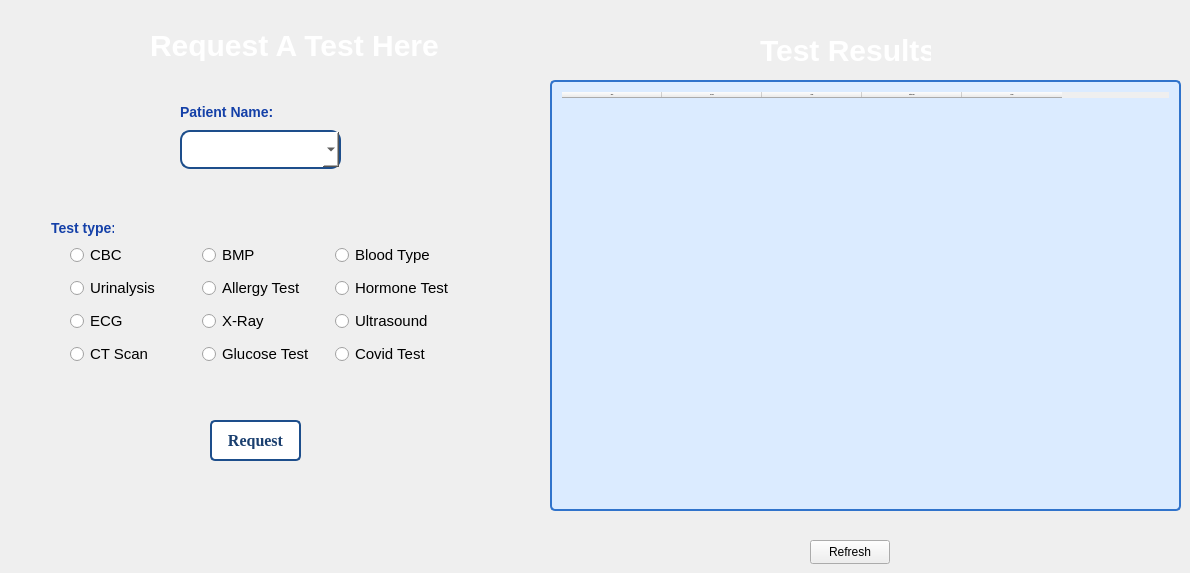
     <widget class="QWidget" name="tab_6">
      <attribute name="title">
       <string>Test Results</string>
      </attribute>
      <widget class="QTableWidget" name="tableWidget_3">
       <property name="geometry">
        <rect>
         <x>550</x>
         <y>80</y>
         <width>631</width>
         <height>431</height>
        </rect>
       </property>
       <property name="font">
        <font>
         <family>Times New Roman</family>
         <pointsize>-1</pointsize>
         <bold>true</bold>
        </font>
       </property>
       <property name="styleSheet">
        <string notr="true">QTableWidget
{
background-color: rgb(219, 235, 255); 
font-color: rgb(21, 50, 88); 
border: 2px solid rgb(48, 115, 203);
border-radius: 5px; 
padding: 10px 10px; 
font-size: 16px;
font-weight: bold;
cursor: pointer; 
}
QTableWidget:pressed 
{
background-color: rgb(45, 108, 190); 
font-color: rgb(255, 255, 255);
box-shadow: 2px 4px rgb(7, 17, 30); 
}
</string>
       </property>
       <column>
        <property name="text">
         <string>Name</string>
        </property>
       </column>
       <column>
        <property name="text">
         <string>Test type</string>
        </property>
       </column>
       <column>
        <property name="text">
         <string>Status</string>
        </property>
       </column>
       <column>
        <property name="text">
         <string>Request date</string>
        </property>
       </column>
       <column>
        <property name="text">
         <string>Result</string>
        </property>
       </column>
      </widget>
      <widget class="QPushButton" name="pushButton_4">
       <property name="geometry">
        <rect>
         <x>210</x>
         <y>420</y>
         <width>91</width>
         <height>41</height>
        </rect>
       </property>
       <property name="font">
        <font>
         <family>Times New Roman</family>
         <pointsize>-1</pointsize>
         <bold>true</bold>
        </font>
       </property>
       <property name="styleSheet">
        <string notr="true">QPushButton 
{
background-color: rgb(255, 255, 255); 
color: rgb(26, 63, 111); 
border: 2px solid rgb(29, 78, 139);
border-radius: 5px; 
padding: 10px 10px; 
font-size: 16px;
font-weight: bold;
cursor: pointer; 
transition: background-color 0.3s ease, box-shadow 0.3s ease;
}
QPushButton:hover 
{
background-color: rgb(219, 235, 255); 
box-shadow: 0 4px 8px rgba(0, 0, 0, 0.1); 
}
QPushButton:pressed 
{
background-color: rgb(45, 108, 190); 
color: rgb(255, 255, 255);
box-shadow: 0 2px 4px rgba(0, 0, 0, 0.1); 
}
</string>
       </property>
       <property name="text">
        <string>Request</string>
       </property>
      </widget>
      <widget class="QLabel" name="label_4">
       <property name="geometry">
        <rect>
         <x>760</x>
         <y>30</y>
         <width>171</width>
         <height>41</height>
        </rect>
       </property>
       <property name="styleSheet">
        <string notr="true">QLabel {
color: rgb(255, 255, 255);
font-size: 30px; 
font-weight: bold;
}

QLabel {
text-shadow: 2px rgb(12, 29, 52); 
}
</string>
       </property>
       <property name="text">
        <string>Test Results</string>
       </property>
      </widget>
      <widget class="QLabel" name="label_5">
       <property name="geometry">
        <rect>
         <x>150</x>
         <y>30</y>
         <width>291</width>
         <height>31</height>
        </rect>
       </property>
       <property name="styleSheet">
        <string notr="true">QLabel {
color: rgb(255, 255, 255);
font-size: 30px; 
font-weight: bold;
}

QLabel {
text-shadow: 2px rgb(12, 29, 52); 
}
</string>
       </property>
       <property name="text">
        <string>Request A Test Here</string>
       </property>
      </widget>
      <widget class="QWidget" name="layoutWidget">
       <property name="geometry">
        <rect>
         <x>70</x>
         <y>240</y>
         <width>391</width>
         <height>132</height>
        </rect>
       </property>
       <layout class="QVBoxLayout" name="verticalLayout">
        <item>
         <layout class="QHBoxLayout" name="horizontalLayout_2">
          <item>
           <widget class="QRadioButton" name="radioButton_10">
            <property name="font">
             <font>
              <pointsize>11</pointsize>
             </font>
            </property>
            <property name="styleSheet">
             <string notr="true">QCheckBox::indicator {
    width: 16px; /* Adjust the width of the checkbox */
    height: 16px; /* Adjust the height of the checkbox */
}</string>
            </property>
            <property name="text">
             <string>CBC</string>
            </property>
           </widget>
          </item>
          <item>
           <widget class="QRadioButton" name="radioButton_11">
            <property name="font">
             <font>
              <pointsize>11</pointsize>
             </font>
            </property>
            <property name="text">
             <string>BMP</string>
            </property>
           </widget>
          </item>
          <item>
           <widget class="QRadioButton" name="radioButton_12">
            <property name="font">
             <font>
              <pointsize>11</pointsize>
             </font>
            </property>
            <property name="text">
             <string>Blood Type</string>
            </property>
           </widget>
          </item>
         </layout>
        </item>
        <item>
         <layout class="QHBoxLayout" name="horizontalLayout_3">
          <item>
           <widget class="QRadioButton" name="radioButton_7">
            <property name="font">
             <font>
              <pointsize>11</pointsize>
             </font>
            </property>
            <property name="text">
             <string>Urinalysis</string>
            </property>
           </widget>
          </item>
          <item>
           <widget class="QRadioButton" name="radioButton_8">
            <property name="font">
             <font>
              <pointsize>11</pointsize>
             </font>
            </property>
            <property name="text">
             <string>Allergy Test</string>
            </property>
           </widget>
          </item>
          <item>
           <widget class="QRadioButton" name="radioButton_9">
            <property name="font">
             <font>
              <pointsize>11</pointsize>
             </font>
            </property>
            <property name="text">
             <string>Hormone Test</string>
            </property>
           </widget>
          </item>
         </layout>
        </item>
        <item>
         <layout class="QHBoxLayout" name="horizontalLayout_4">
          <item>
           <widget class="QRadioButton" name="radioButton">
            <property name="font">
             <font>
              <pointsize>11</pointsize>
             </font>
            </property>
            <property name="text">
             <string>ECG</string>
            </property>
           </widget>
          </item>
          <item>
           <widget class="QRadioButton" name="radioButton_2">
            <property name="font">
             <font>
              <pointsize>11</pointsize>
             </font>
            </property>
            <property name="text">
             <string>X-Ray</string>
            </property>
           </widget>
          </item>
          <item>
           <widget class="QRadioButton" name="radioButton_3">
            <property name="font">
             <font>
              <pointsize>11</pointsize>
             </font>
            </property>
            <property name="text">
             <string>Ultrasound</string>
            </property>
           </widget>
          </item>
         </layout>
        </item>
        <item>
         <layout class="QHBoxLayout" name="horizontalLayout_5">
          <item>
           <widget class="QRadioButton" name="radioButton_13">
            <property name="font">
             <font>
              <pointsize>11</pointsize>
             </font>
            </property>
            <property name="text">
             <string>CT Scan</string>
            </property>
           </widget>
          </item>
          <item>
           <widget class="QRadioButton" name="radioButton_14">
            <property name="font">
             <font>
              <pointsize>11</pointsize>
             </font>
            </property>
            <property name="text">
             <string>Glucose Test</string>
            </property>
           </widget>
          </item>
          <item>
           <widget class="QRadioButton" name="radioButton_15">
            <property name="font">
             <font>
              <pointsize>11</pointsize>
             </font>
            </property>
            <property name="text">
             <string>Covid Test</string>
            </property>
           </widget>
          </item>
         </layout>
        </item>
       </layout>
      </widget>
      <widget class="QLabel" name="label_18">
       <property name="geometry">
        <rect>
         <x>51</x>
         <y>218</y>
         <width>63</width>
         <height>19</height>
        </rect>
       </property>
       <property name="font">
        <font>
         <pointsize>-1</pointsize>
         <bold>true</bold>
        </font>
       </property>
       <property name="styleSheet">
        <string notr="true">QLabel {
    color: rgb(20, 64, 168); /* Text color */
    font-size: 14px; /* Font size */
 font-weight: bold;
}


/* Focused state (if applicable) */
QLabel:focus {
    outline: none; /* Remove focus outline if not needed */
}

/* Shadow effect */
QLabel {
    text-shadow: 1px 1px 2px #ccc; /* Text shadow for a subtle effect */
}
</string>
       </property>
       <property name="text">
        <string>Test type:</string>
       </property>
      </widget>
      <widget class="QWidget" name="layoutWidget">
       <property name="geometry">
        <rect>
         <x>180</x>
         <y>100</y>
         <width>161</width>
         <height>69</height>
        </rect>
       </property>
       <layout class="QGridLayout" name="gridLayout_20">
        <item row="1" column="0">
         <widget class="QComboBox" name="comboBox_3">
          <property name="font">
           <font>
            <pointsize>14</pointsize>
           </font>
          </property>
          <property name="styleSheet">
           <string notr="true">QComboBox {
    background-color: rgb(255, 255, 255); 
    border: 2px solid rgb(29, 78, 139); 
    border-radius: 10px; 
    padding: 5 px; 
    font-size: 14 px; 
    color: rgb(0, 0, 0); 
}

QComboBox:hover {
    background-color:rgb(219, 235, 255); 
}

</string>
          </property>
          <item>
           <property name="text">
            <string/>
           </property>
          </item>
         </widget>
        </item>
        <item row="0" column="0">
         <widget class="QLabel" name="label_19">
          <property name="font">
           <font>
            <pointsize>-1</pointsize>
            <bold>true</bold>
           </font>
          </property>
          <property name="styleSheet">
           <string notr="true">QLabel {
    color: rgb(20, 64, 168); 
    font-size: 14px; 
 font-weight: bold;
}


QLabel {
    text-shadow: 2px rgb(24, 58, 102);
}
</string>
          </property>
          <property name="text">
           <string>Patient Name:</string>
          </property>
         </widget>
        </item>
       </layout>
      </widget>
      <widget class="QPushButton" name="pushButton_5">
       <property name="geometry">
        <rect>
         <x>810</x>
         <y>540</y>
         <width>80</width>
         <height>24</height>
        </rect>
       </property>
       <property name="text">
        <string>Refresh</string>
       </property>
      </widget>
     </widget>
